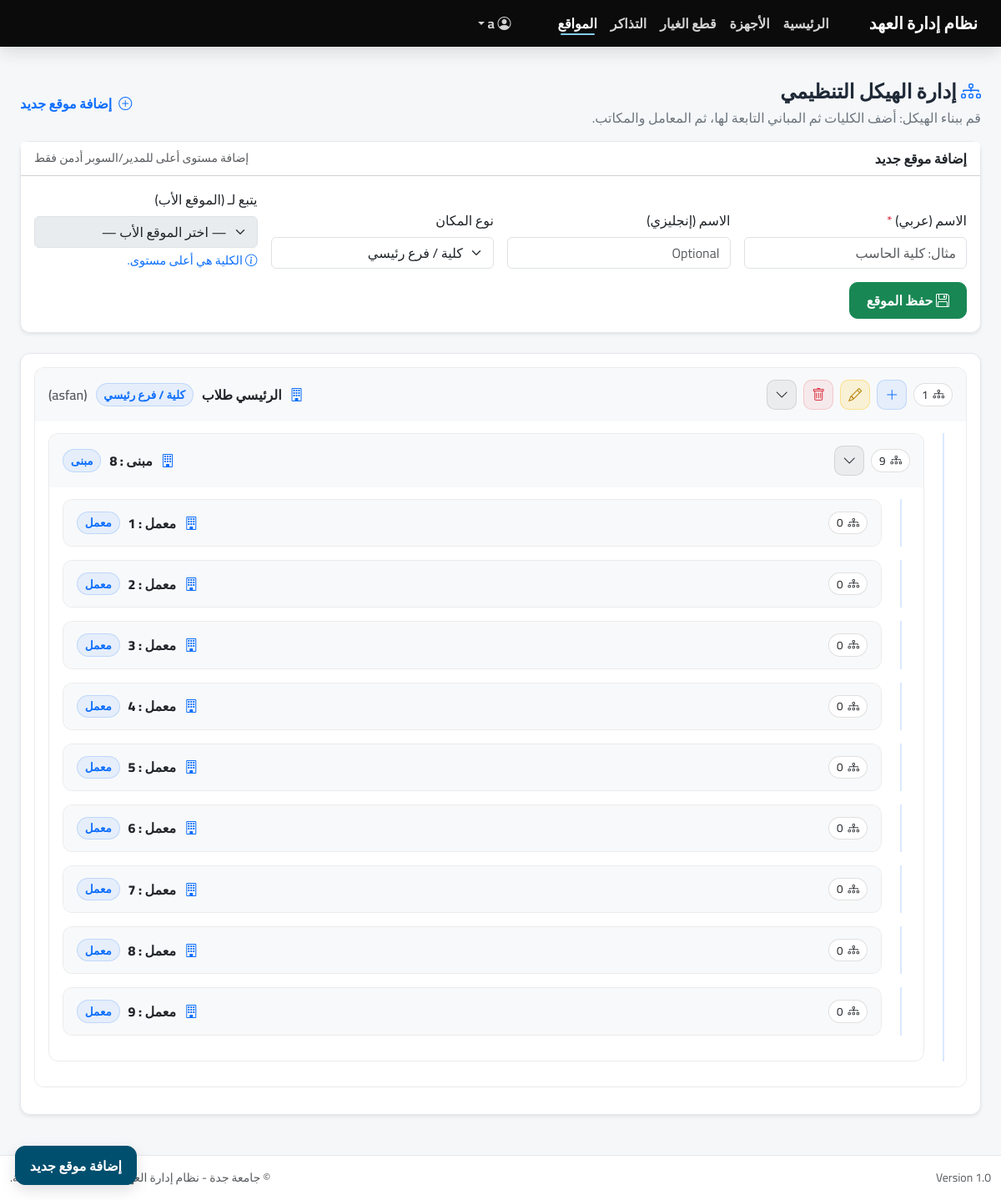
The app's page /index.php?page=locations/index (signed in), older data.
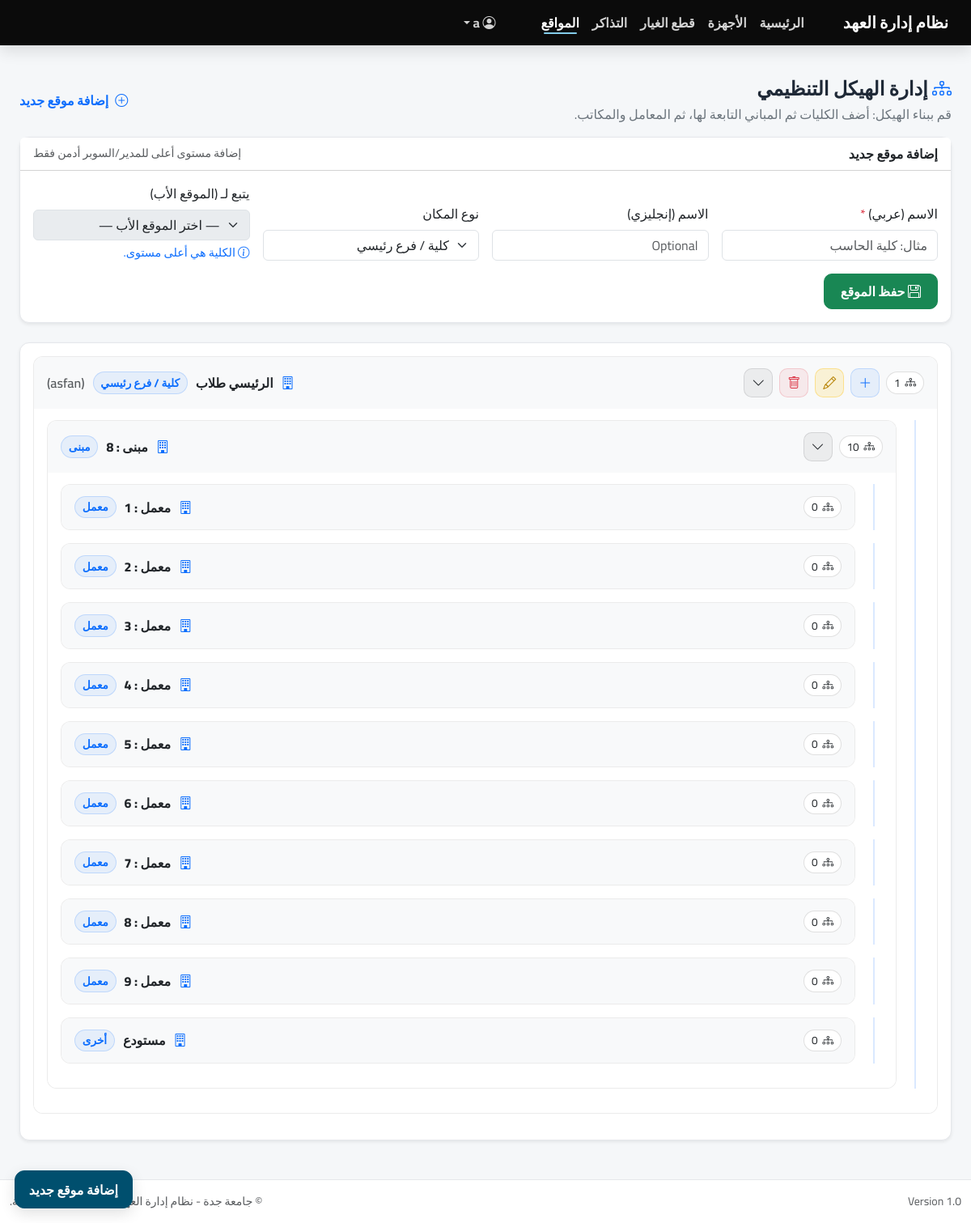
The same page, newer data.
### tables this page shows
CREATE TABLE `locations` (
  `id` int(11) NOT NULL,
  `name_ar` varchar(255) NOT NULL,
  `name_en` varchar(255) DEFAULT NULL,
  `type` varchar(50) NOT NULL DEFAULT 'Building',
  `parent_id` int(11) DEFAULT NULL,
  `created_at` datetime DEFAULT current_timestamp()
);

### app/controllers/LocationsController.php (called while the page is built, shortened)
<?php
class LocationsController extends Controller
{
  private $locationModel;
  public function __construct()
  {
    $this->locationModel = $this->model('Location');
  }
  public function index()
  {
    $locations = $this->locationModel->getAll();
    $data = [
      'locations' => $locations,
      'name_ar' => '',
      'name_en' => '',
      'type' => 'College',
      'parent_id' => '',
      'name_err' => '',
    ];
    $this->view('locations/index', $data);
  }
}

### app/libraries/Database.php (called while the page is built, shortened)
<?php
class Database {
    private $host = 'localhost';
    private $user = 'root';
    private $pass = '';
    private $dbname = 'it_inventory';
    private $dbh;
    private $stmt;
    public function __construct() {
        $dsn = 'mysql:host=' . $this->host . ';dbname=' . $this->dbname;
        $options = array(
            PDO::ATTR_PERSISTENT => true,
            PDO::ATTR_ERRMODE => PDO::ERRMODE_EXCEPTION
        );
        try {
            $this->dbh = new PDO($dsn, $this->user, $this->pass, $options);
        } catch(PDOException $e) {
            $this->error = $e->getMessage();
            echo $this->error;
        }
    }
    public function query($sql) {
        $this->stmt = $this->dbh->prepare($sql);
    }
    public function bind($param, $value, $type = null) {
        if (is_null($type)) {
            switch (true) {
                case is_int($value):
                    $type = PDO::PARAM_INT;
                    break;
                default:
                    $type = PDO::PARAM_STR;
            }
        }
        $this->stmt->bindValue($param, $value, $type);
    }
    public function execute() {
        return $this->stmt->execute();
    }
    public function resultSet() {
        $this->execute();
        return $this->stmt->fetchAll(PDO::FETCH_OBJ);
    }
    public function single() {
        $this->execute();
        return $this->stmt->fetch(PDO::FETCH_OBJ);
    }
}

### app/models/Location.php (called while the page is built, shortened)
<?php
class Location
{
  private $db;
  public function __construct()
  {
    $this->db = new Database();
  }
  public function getAll()
  {
    $this->db->query("SELECT * FROM locations ORDER BY type, name_ar");
    return $this->db->resultSet();
  }
}

### app/helpers/session_helper.php (called while the page is built, shortened)
<?php
function isLoggedIn()
{
  return isset($_SESSION['user_id']);
}
function currentRole()
{
  $r = $_SESSION['user_role'] ?? 'user';
  return ($r === 'super_admin') ? 'superadmin' : $r;
}
function canManageLocation($locationId, $action = 'manage')
{
  $role = currentRole();
  $locationId = (int)$locationId;
  try {
    $db = new Database();
    $db->query("SELECT can_manage, can_add_children, can_edit, can_delete
               FROM locations_permissions
               WHERE location_id = :loc AND user_id = :uid
               LIMIT 1");
    $db->bind(':loc', $locationId);
    $db->bind(':uid', (int)$_SESSION['user_id']);
    $u = $db->single();
    if ($u) {
      switch ($action) {
        case 'add':    return (bool)$u->can_add_children;
        case 'edit':   return (bool)$u->can_edit;
        case 'delete': return (bool)$u->can_delete;
      }
    }
    $db->query("SELECT can_manage, can_add_children, can_edit, can_delete
               FROM locations_permissions
               WHERE location_id = :loc AND role = :role
               LIMIT 1");
    $db->bind(':loc', $locationId);
    $db->bind(':role', $role);
    $r = $db->single();
    if ($r) {
      switch ($action) {
        case 'add':    return (bool)$r->can_add_children;
        case 'edit':   return (bool)$r->can_edit;
        case 'delete': return (bool)$r->can_delete;
      }
    }
    return ($role === 'admin' || $role === 'manager');
  } catch (Exception $e) {
    return ($role === 'admin' || $role === 'manager');
  }
}

### app/views/locations/index.php (the view, shortened to what the changed rows need)
<?php require APPROOT . '/views/inc/header.php'; ?>
<?php
  $locations = $data['locations'] ?? [];
  $byId = [];
  $children = [];
  foreach ($locations as $l) {
    $byId[$l->id] = $l;
    $pid = $l->parent_id ?? 0;
    $children[$pid][] = $l->id;
  }
  $typeLabels = [
    'College'     => 'كلية / فرع رئيسي',
    'Building'    => 'مبنى',
    'Department'  => 'قسم',
    'Lab'         => 'معمل',
    'Office'      => 'مكتب',
    'Other'       => 'أخرى',
  ];
  $renderNode = function($id, $depth = 0) use (&$renderNode, &$byId, &$children, $typeLabels) {
    $loc = $byId[$id];
    $kidIds = $children[$id] ?? [];
    $hasKids = count($kidIds) > 0;
    $name = trim(($loc->name_ar ?? '') ?: ('موقع #' . $loc->id));
    $en   = trim($loc->name_en ?? '');
    $type = trim($loc->type ?? 'Other');
    $typeLabel = $typeLabels[$type] ?? $type;
    $collapseId = 'locCollapse_' . $loc->id;
    $kidsCount = count($kidIds);
    $canAdd    = function_exists('canManageLocation') ? canManageLocation($loc->id, 'add') : true;
    $canEdit   = function_exists('canManageLocation') ? canManageLocation($loc->id, 'edit') : true;
    $canDelete = function_exists('canManageLocation') ? canManageLocation($loc->id, 'delete') : true;
?>
    <div class="<?= $depth > 0 ? 'indent' : '' ?>">
      <div class="tree-box mb-3">
        <div class="tree-head">
          <div class="tree-row">
            <div class="d-flex align-items-center gap-2 flex-wrap">
              <span class="meta-badge" title="عدد المواقع التابعة">
                <i class="bi bi-diagram-3"></i> <?= (int)$kidsCount ?>
              </span>
              <div class="d-flex align-items-center gap-2">
                <?php if ($canAdd): ?>
                  <button type="button"
                          class="btn btn-soft-primary btn-icon"
                          onclick="prefillParent(<?= (int)$loc->id ?>)"
                          title="إضافة موقع تابع">
                    <i class="bi bi-plus-lg"></i>
                  </button>
                <?php endif; ?>
                <?php if ($canEdit): ?>
                  <a class="btn btn-soft-warning btn-icon"
                     href="index.php?page=locations/edit&id=<?= (int)$loc->id ?>"
                     title="تعديل">
                    <i class="bi bi-pencil"></i>
                  </a>
                <?php endif; ?>
                <?php if ($canDelete): ?>
                  <form class="d-inline"
                        method="post"
                        action="index.php?page=locations/delete"
                        onsubmit="return confirm('متأكد من حذف هذا الموقع؟');">
                    <button class="btn btn-soft-danger btn-icon" type="submit" title="حذف">
                      <i class="bi bi-trash"></i>
                    </button>
                  </form>
                <?php endif; ?>
                <?php if ($hasKids): ?>
                  <button class="btn btn-soft-dark btn-icon"
                          type="button"
                          data-bs-toggle="collapse"
                          data-bs-target="#<?= $collapseId ?>"
                          aria-expanded="true"
                          aria-controls="<?= $collapseId ?>"
                          title="عرض/إخفاء التابع">
                    <i class="bi bi-chevron-down"></i>
                  </button>
                <?php endif; ?>
              </div>
            </div>
            <div class="tree-title">
              <span class="text-primary"><i class="bi bi-building"></i></span>
              <span><?= htmlspecialchars($name) ?></span>
              <span class="type-badge"><?= htmlspecialchars($typeLabel) ?></span>
              <?php if ($en !== ''): ?>
                <span class="text-muted" style="font-weight:600;">(<?= htmlspecialchars($en) ?>)</span>
              <?php endif; ?>
            </div>
          </div>
        </div>
        <?php if ($hasKids): ?>
          <div id="<?= $collapseId ?>" class="collapse show">
            <div class="tree-body">
              <?php foreach ($kidIds as $kidId) { $renderNode($kidId, $depth + 1); } ?>
            </div>
          </div>
        <?php endif; ?>
      </div>
    </div>
<?php }; ?>
<div class="container-fluid org-wrap py-4">
  <div class="card shadow-sm">
    <div class="card-body">
      <?php if (empty($children[0] ?? [])): ?>
        <div class="text-muted">لا توجد مواقع مضافة حتى الآن.</div>
      <?php else: ?>
        <?php foreach (($children[0] ?? []) as $rootId) { $renderNode($rootId, 0); } ?>
      <?php endif; ?>
    </div>
  </div>
</div>
<?php require APPROOT . '/views/inc/footer.php'; ?>

Row changes from the older to the newer data that the page shows:
computed for locations "مبنى : 8": kidsCount "9" → "10"
added locations: kidsCount "0", name_ar "مستودع", type "أخرى", shown under "10"
